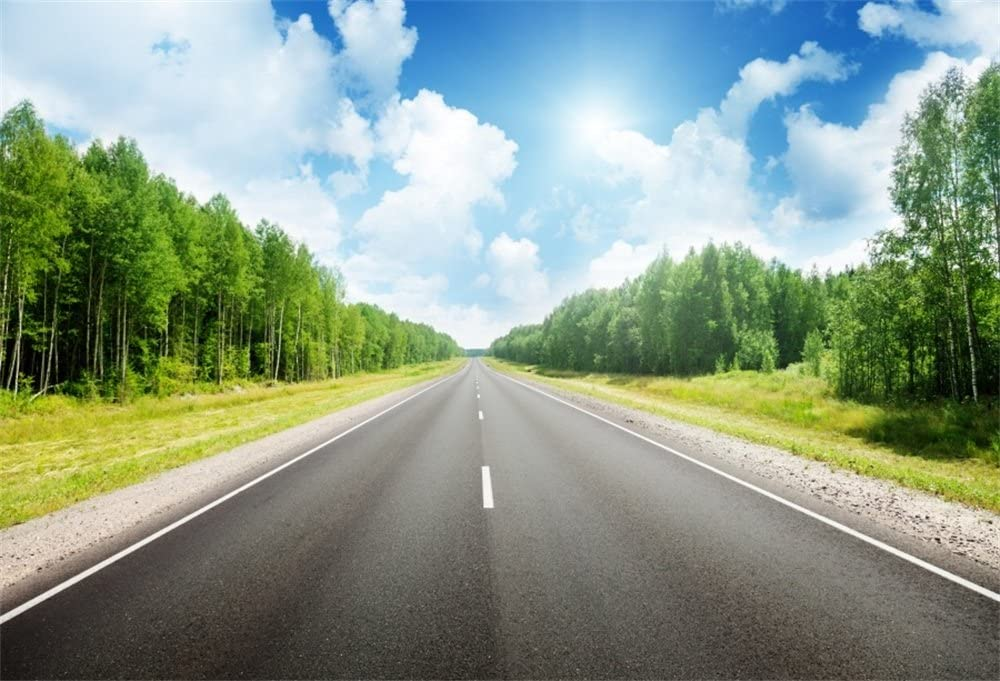
%> input picture Term Project/draft/pic2.jpg, 1000 x 681 px
$ octave --eval "result = imColorSep(imread('../pic2.jpg'));"   (GNU Octave 9; MATLAB toolbox functions it lacks are replaced by stand-ins)
%> lines starting %> are read from the running program, lines starting %| are printed output that depends on the picture

function fig = imColorSep(A)
% IMCOLORSEP    Displays the RGB decomposition of a full-color image
%
% Syntax:       fig = imColorSep(A);
%
% Example:      A = imread('peppers.png');
%               fig = imColorSep(A);
%
%
% Written by:   Rick Rosson, 2007 December 26
%
% Revised:      Rick Rosson, 2008 January 2
%
% Copyright (c) 2007-08 Richard D. Rosson.  All rights reserved.
%
%
    % Number of gray scale values:
    N = 256;

    % Make sure data type of image array is 'uint8':
    A = im2uint8(A);
%> A is the input picture: size 681x1000x3 uint8; mean R, G, B 137.6, 154.4, 137.6
    % Create figure window:
    fig = figure;

    % Display full color image:
    subplot(2,2,1);
    imshow(A);
    title('Full Color');
    % Cell array of color names:
    ColorList = { 'Red' 'Green' 'Blue' };

    % Gray-scale column vector:         %   range [ 0 .. 1 ]
    gr = 0:1/(N-1):1;                   %   increment 1/(N-1)


    % Display each of the three color components:

    for k = 1:3

        % color map:
        cMap = zeros(N,3);
        cMap(:,k) = gr;

        % Display monochromatic image:
        subplot(2,2,k+1);
        imshow(ind2rgb(A(:,:,k),cMap));
        title(ColorList{k});

    end
%> this loop made 3 passes
%> pass 1, in imColorSep, `imshow(ind2rgb(A(:,:,k),cMap));`:
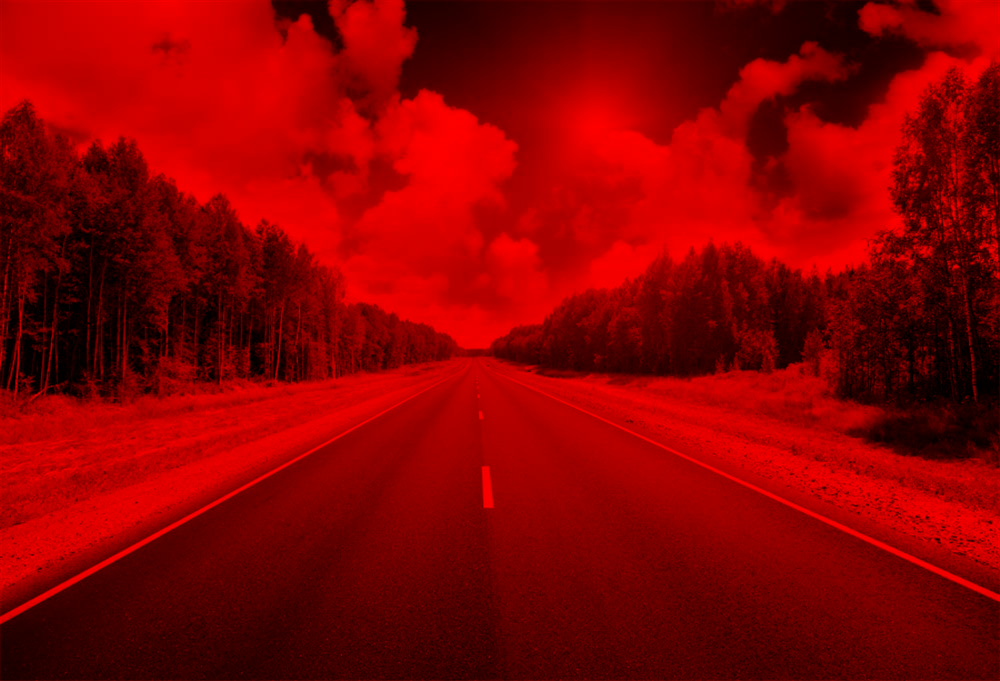
%> displayed picture: size 681x1000x3, on the screen's scale of 0 to 255; mean R, G, B 137.6, 0, 0
%> pass 2, in imColorSep, `imshow(ind2rgb(A(:,:,k),cMap));`:
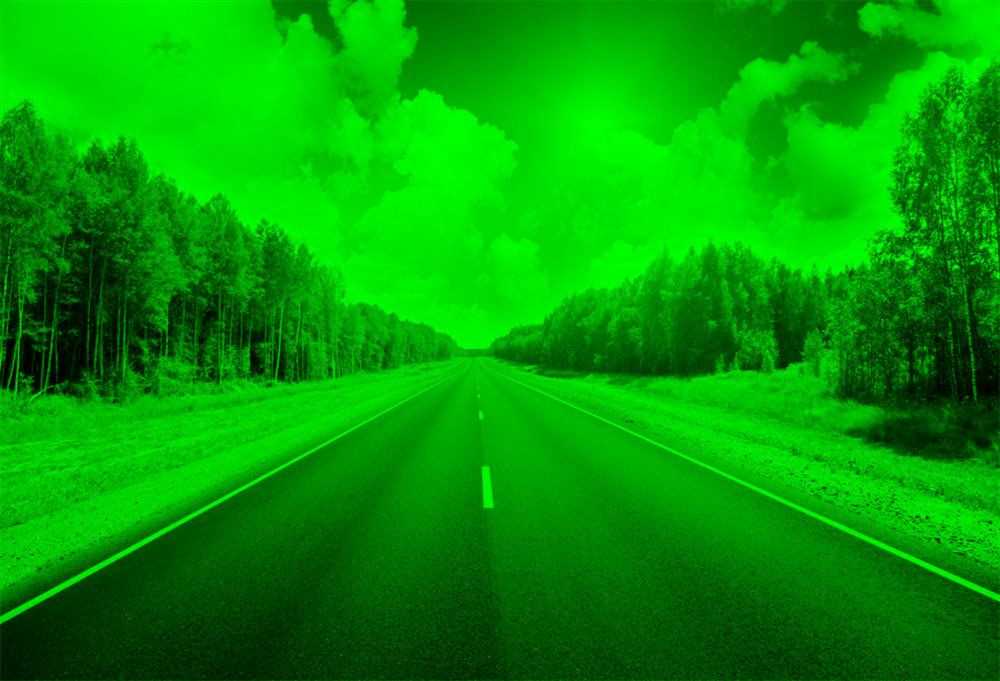
%> displayed picture: size 681x1000x3, on the screen's scale of 0 to 255; mean R, G, B 0, 154.4, 0
%> after the loop, cMap = 256 rows, first 12: [0 0 0; 0 0 0.00392; 0 0 0.00784; 0 0 0.0118; 0 0 0.0157; 0 0 0.0196; 0 0 0.0235; 0 0 0.0275; 0 0 0.0314; 0 0 0.0353; 0 0 0.0392; 0 0 0.0431]
%> `result = imColorSep(imread('../pic2.jpg'));`:
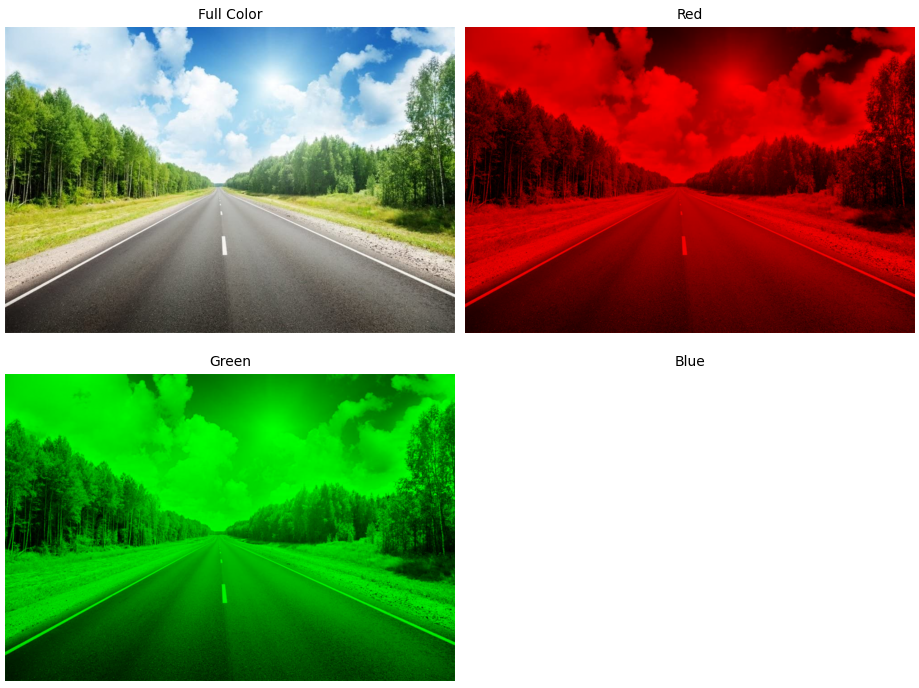
%> figure redrawn from the program's plot data, 4 panels
end

$ run again, on Term Project/draft/44.jpg
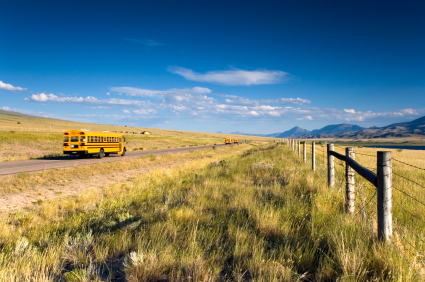
%> input picture Term Project/draft/44.jpg, 425 x 282 px
%> in imColorSep, A is the input picture: size 282x425x3 uint8; mean R, G, B 105.9, 121.9, 114.8
%> the loop in imColorSep, `for k = 1:3` made 3 passes
%> pass 2, in imColorSep, `imshow(ind2rgb(A(:,:,k),cMap));`:
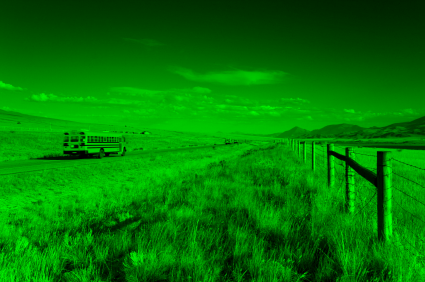
%> displayed picture: size 282x425x3, on the screen's scale of 0 to 255; mean R, G, B 0, 121.9, 0
%> after the loop in imColorSep, `for k = 1:3`: cMap = 256 rows, first 12: [0 0 0; 0 0 0.00392; 0 0 0.00784; 0 0 0.0118; 0 0 0.0157; 0 0 0.0196; 0 0 0.0235; 0 0 0.0275; 0 0 0.0314; 0 0 0.0353; 0 0 0.0392; 0 0 0.0431]
%> `result = imColorSep(imread('../pic2.jpg'));`:
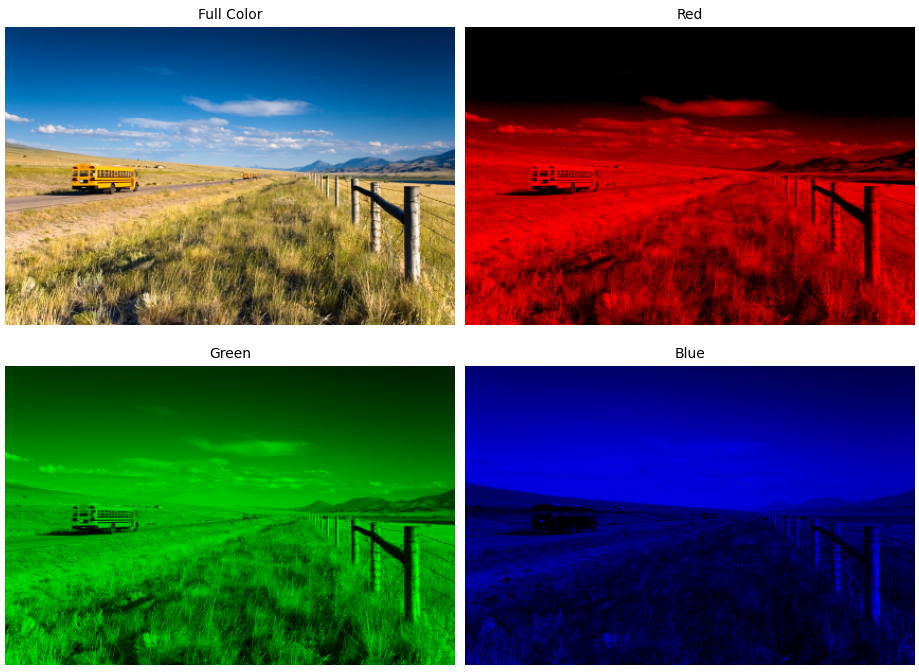
%> figure redrawn from the program's plot data, 4 panels

$ run again, on Term Project/draft/forest.jpg
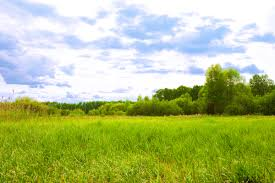
%> input picture Term Project/draft/forest.jpg, 275 x 183 px
%> in imColorSep, A is the input picture: size 183x275x3 uint8; mean R, G, B 176.3, 190.5, 132.4
%> the loop in imColorSep, `for k = 1:3` made 3 passes
%> pass 2, in imColorSep, `imshow(ind2rgb(A(:,:,k),cMap));`:
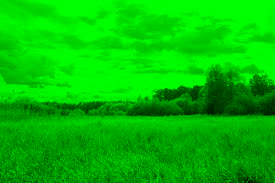
%> displayed picture: size 183x275x3, on the screen's scale of 0 to 255; mean R, G, B 0, 190.5, 0
%> after the loop in imColorSep, `for k = 1:3`: cMap = 256 rows, first 12: [0 0 0; 0 0 0.00392; 0 0 0.00784; 0 0 0.0118; 0 0 0.0157; 0 0 0.0196; 0 0 0.0235; 0 0 0.0275; 0 0 0.0314; 0 0 0.0353; 0 0 0.0392; 0 0 0.0431]
%> `result = imColorSep(imread('../pic2.jpg'));`:
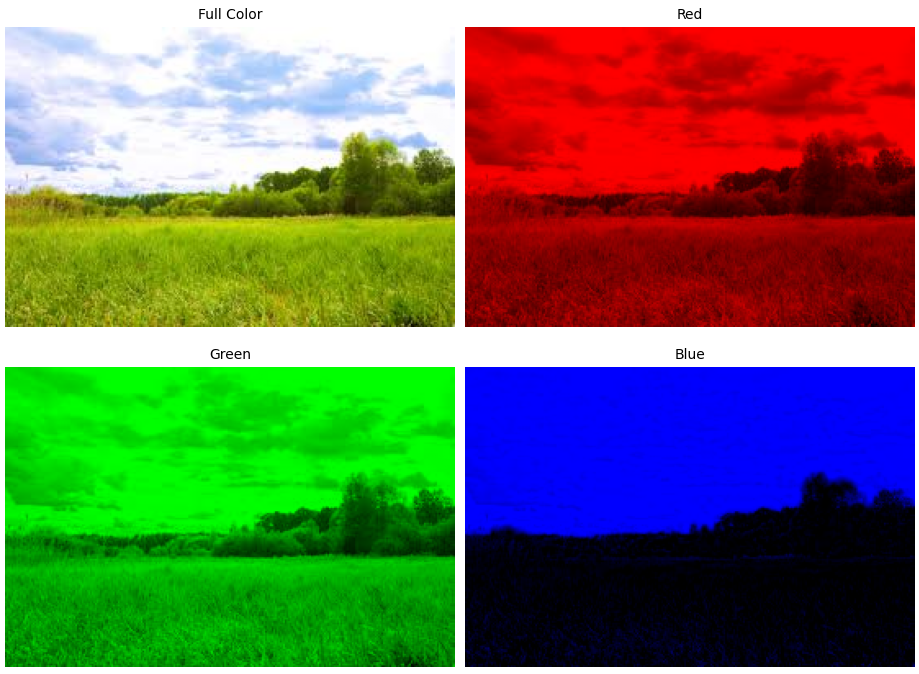
%> figure redrawn from the program's plot data, 4 panels

$ run again, on Term Project/draft/m.jpg
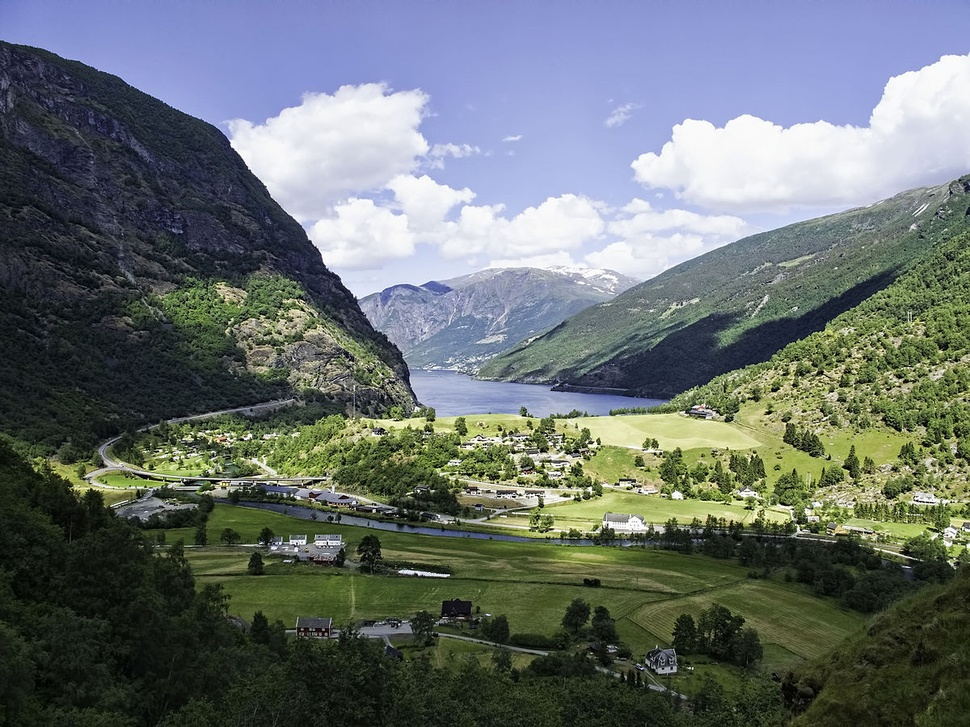
%> input picture Term Project/draft/m.jpg, 970 x 727 px, shrunk from 1200 x 900 before the run
%> in imColorSep, A is the input picture: size 727x970x3 uint8; mean R, G, B 104.5, 112.6, 111.5
%> the loop in imColorSep, `for k = 1:3` made 3 passes
%> pass 2, in imColorSep, `imshow(ind2rgb(A(:,:,k),cMap));`:
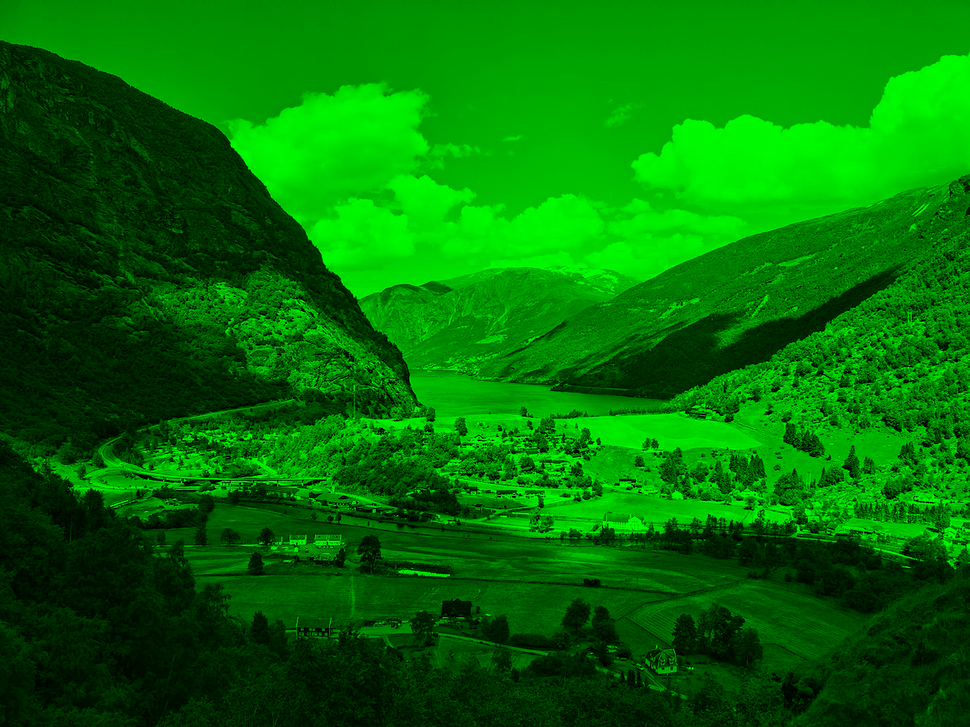
%> displayed picture: size 727x970x3, on the screen's scale of 0 to 255; mean R, G, B 0, 112.6, 0
%> after the loop in imColorSep, `for k = 1:3`: cMap = 256 rows, first 12: [0 0 0; 0 0 0.00392; 0 0 0.00784; 0 0 0.0118; 0 0 0.0157; 0 0 0.0196; 0 0 0.0235; 0 0 0.0275; 0 0 0.0314; 0 0 0.0353; 0 0 0.0392; 0 0 0.0431]
%> `result = imColorSep(imread('../pic2.jpg'));`:
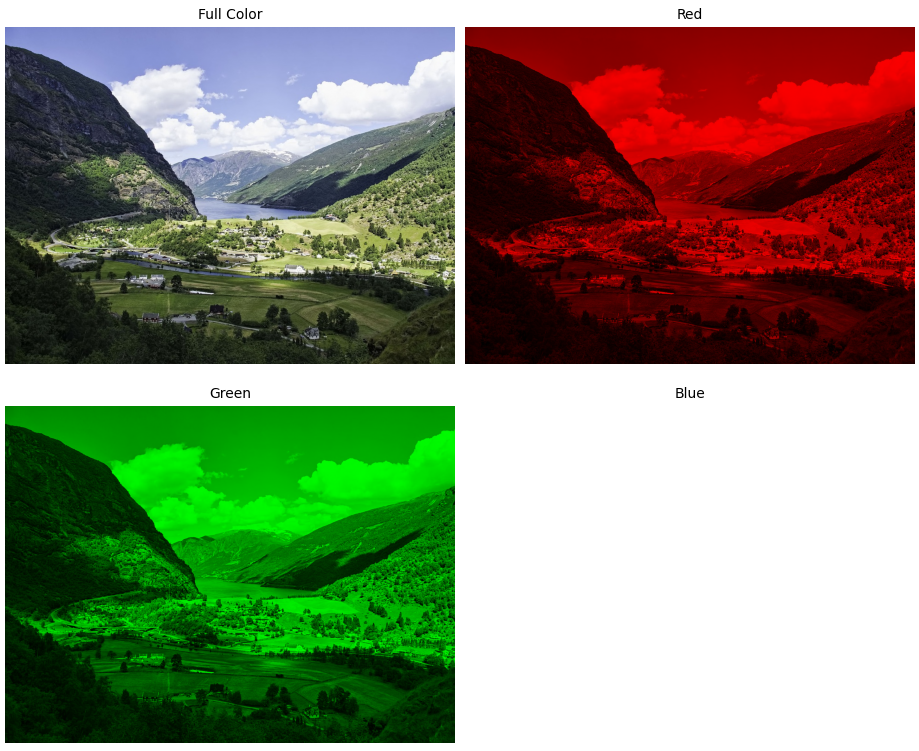
%> figure redrawn from the program's plot data, 4 panels
